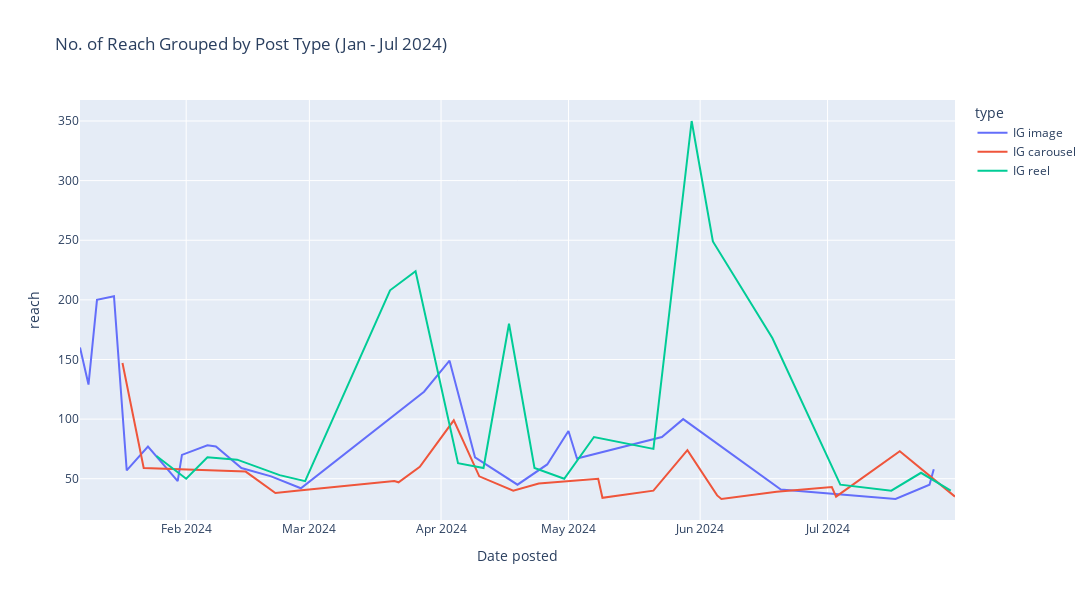

The code cell stored with this chart in its notebook:
### Code cell
## LINE CHART OF REACH FOR ALL CONTENT TYPES
fig4 = px.line(before_aug_df, x='date', y='reach', color='type',
         width=1100, height=600,
         labels={
                 "date": "Date posted",
                 "value": "No. of reach",
                 "variable": "No. of reach"
             },
          title=f"No. of Reach Grouped by Post Type (Jan - Jul 2024)",
          custom_data=['type','description', 'link'])

fig4.update_traces(mode="lines",
                 hovertemplate="<br>".join([
                    "%{y}",
                    "Date: %{x}",
                    "Type: %{customdata[0]}",
                    "Desc: %{customdata[1]}",
                    "Link: %{customdata[2]}"
                ]))
fig4.update_layout(hovermode="x unified")

fig4.show()

print('\nFrom January to July 2024, the top 5 best performing posts are:')

before_aug_best = before_aug_df.sort_values(by='reach', ascending=False)[top_5_display].head()
before_aug_best.index = [f+1 for f in range(len(before_aug_best))]

before_aug_best

### Figure 1 — Plotly figure (JSON) as saved in the notebook; plotly's stock layout.template omitted (floating-point values rounded to 4 significant figures)
{"data": [{"customdata": [["IG image", "Welcome to my office, and yes, it is indeed my own bedroom. That's The Nadra Age ...", "https://www.instagram.com/p/C1zPvEdPPfr/"], ["IG image", "Website got you feeling 💀? Don't fret! Squeeze the most out of your investment w ...", "https://www.instagram.com/p/C14PUcEqZc9/"], ["IG image", "Is your website just a pretty picture on the internet, or a lead-generating powe ...", "https://www.instagram.com/p/C19Y7g6scmh/"], ["IG image", "Ever feel like web design is a language only developers speak? 🥲\n\nI hear you lou ...", "https://www.instagram.com/p/C2JTEDOI4Cb/"], ["IG image", "Hey startup owners! Feeling design FOMO? Don't sweat it. 😉\n\nThis is your cheat s ...", "https://www.instagram.com/p/C2P1MSuJ_oq/"], ["IG image", "I am thrilled to share a powerful testimonial from Bert's Garden, one of my incr ...", "https://www.instagram.com/p/C2eASoZsMlz/"], ["IG image", "Sweet tooth or not, building a website that converts can feel overwhelming.\n\nFea ...", "https://www.instagram.com/p/C2uGdlcr53G/"], ["IG image", "Passionate about connecting Singapore's farms and families, Verdé needed a websi ...", "https://www.instagram.com/p/C2wx7_kqpyE/"], ["IG image", "The Little Flower Hut delivers beautiful blooms almost instantly, so you can bri ...", "https://www.instagram.com/p/C3B1qu_tQ7b/"], ["IG image", "Picked up a new book to start the year; Ego is the Enemy by Ryan Holiday. 📖\n\nSom ...", "https://www.instagram.com/p/C3Fs1ocKZD2/"], ["IG image", "Giriprasad's testimonial speaks volumes 🔊\n\nWorking with TNA is effortless!  We b ...", "https://www.instagram.com/p/C3VJpzdomHw/"], ["IG image", "I started designing websites at the age of 13. 👧🏽\n\nThat's why I'm passionate abo ...", "https://www.instagram.com/p/C3nEYsnBkQp/"], ["IG image", "Listen here, startups! 📢\n\nAt The Nadra Agency (TNA), we believe in seamless coll ...", "https://www.instagram.com/p/C35F8cwJQ7o/"], ["IG image", "Meet Iffah, a talented digital film & television student!  We helped her showcas ...", "https://www.instagram.com/p/C5DjN6wN9uW/"], ["IG image", "This was me going for a startup challenge organised by the National Youth Counci ...", "https://www.instagram.com/p/C5TAD2WvsLE/"], ["IG image", "Making money outside part-time jobs was my gateway to entrepreneurship. 🔑\n\nBased ...", "https://www.instagram.com/p/C5icwF8xMqJ/"], ["IG image", "I've been diving deep into the world of one-page websites lately ☝🏽\n\nTurns out,  ...", "https://www.instagram.com/p/C58TkL5puQ1/"], ["IG image", "\"Self-esteem is the reputation you have with yourself,\" Naval Ravikant once said ...", "https://www.instagram.com/p/C6OOQNdPjQw/"], ["IG image", "Landing pages seemed like a puzzle at first. 🧩\n\nYou may think they were just sim ...", "https://www.instagram.com/p/C6a4fT3IZB4/"], ["IG image", "\"Honour the gift of life by offering your gifts to the world.\" - Mike Maples Jr. ...", "https://www.instagram.com/p/C6f7M75NL_X/"], ["IG image", "Starting a business doesn’t have to cost a fortune. 💰\n\nI used to run a couple st ...", "https://www.instagram.com/p/C7UY86lCZIZ/"], ["IG image", "Entrepreneurship saved me by giving me purpose. 🎯\n\nIt made me see life as my oys ...", "https://www.instagram.com/p/C7gg2qch2UW/"], ["IG image", "We’re not the best web agency in the world …\n\nBut we are the best web agency for ...", "https://www.instagram.com/p/C8bhZzepkci/"], ["IG image", "Stop designing your business website aimlessly! 😵💫\n\nThe only thing solo entrepr ...", "https://www.instagram.com/p/C9hJueKtdmk/"], ["IG image", "Stop stressing about whether you can design the perfect website. Of course you c ...", "https://www.instagram.com/p/C92TgqgovKe/"], ["IG image", "Why choose a big agency when you can have a partner who truly gets you? 💡\n\nWith  ...", "https://www.instagram.com/p/C94buNAtvDF/"]], "hovertemplate": "%{y}<br>Date: %{x}<br>Type: %{customdata[0]}<br>Desc: %{customdata[1]}<br>Link: %{customdata[2]}", "legendgroup": "IG image", "line": {"color": "#636efa", "dash": "solid"}, "marker": {"symbol": "circle"}, "mode": "lines", "name": "IG image", "orientation": "v", "showlegend": true, "type": "scatter", "x": ["2024-01-07", "2024-01-09", "2024-01-11", "2024-01-15", "2024-01-18", "2024-01-23", "2024-01-30", "2024-01-31", "2024-02-06", "2024-02-08", "2024-02-14", "2024-02-21", "2024-02-28", "2024-03-28", "2024-04-03", "2024-04-09", "2024-04-19", "2024-04-26", "2024-05-01", "2024-05-03", "2024-05-23", "2024-05-28", "2024-06-20", "2024-07-17", "2024-07-25", "2024-07-26"], "xaxis": "x", "y": [160, 129, 200, 203, 57, 77, 48, 70, 78, 77, 59, 52, 42, 123, 149, 68, 45, 62, 90, 67, 85, 100, 41, 33, 45, 58], "yaxis": "y"}, {"customdata": [["IG carousel", "Tired of staring at a website that's about as exciting as a spreadsheet on Monda ...", "https://www.instagram.com/p/C2NItfGP8Nt/"], ["IG carousel", "Stop using your website wrongly and start using it as a powerful tool to generat ...", "https://www.instagram.com/p/C2bNxJXupRP/"], ["IG carousel", "Keywords are like spices in a dish—important, but not the whole meal! 🍗\n\nTrue SE ...", "https://www.instagram.com/p/C3XS_-9h7XD/"], ["IG carousel", "Don't let bad design be your startup's kryptonite 😓\n\nGet ready for a post FULL o ...", "https://www.instagram.com/p/C3pwBHttVO0/"], ["IG carousel", "Struggling with web design? 😵\n\nThese 3 tools can help ANYONE create a user-frien ...", "https://www.instagram.com/p/C32Mf4QrhdX/"], ["IG carousel", "I help ASEAN startups unlock explosive reach online with web design. 📈\n\nLumitics ...", "https://www.instagram.com/p/C4xaxC0CAkj/"], ["IG carousel", "Why hire a web designer when you can build the website yourself? 😉\n\nHere are my  ...", "https://www.instagram.com/p/C4z_mcTP8HG/"], ["IG carousel", "No one tells you about how BORING it is to maintain a business. 💤\n\nThe most exci ...", "https://www.instagram.com/p/C5BZ5bAIkrC/"], ["IG carousel", "I've noticed a huge reason why tech startups struggle. 🔍\n\nIt's because their web ...", "https://www.instagram.com/p/C5Vd7j3rPZF/"], ["IG carousel", "CASE STUDY: I always thought making a website user-friendly was just about makin ...", "https://www.instagram.com/p/C5lIbuDNkpD/"], ["IG carousel", "STOP SHOUTING INTO THE VOID! 🗣️\n\nIs your website driving crickets instead of con ...", "https://www.instagram.com/p/C55aLNLse9O/"], ["IG carousel", "Web designers? They're a whole different breed now. 🖥️\n\nHonestly, I was kinda sp ...", "https://www.instagram.com/p/C6I90b8NqaL/"], ["IG carousel", "Colour psychology plays a huge role in branding and user experience. 🌈\n\nFor exam ...", "https://www.instagram.com/p/C6tH1afJA7o/"], ["IG carousel", "You are overlooking the power of having a website for getting new customers. ❌\n\n ...", "https://www.instagram.com/p/C6ve5TYqmGR/"], ["IG carousel", "Transforming your startup's landing page into a money-making machine is where th ...", "https://www.instagram.com/p/C7Qol0dh9HD/"], ["IG carousel", "🚀 Startup owners, want to know a secret?\n\nSometimes breaking the rules is the ke ...", "https://www.instagram.com/p/C7jMfZ9v2n3/"], ["IG carousel", "It’s not enough anymore to just have a pretty website. ✨\n\nA nice-looking website ...", "https://www.instagram.com/p/C71OFQlKYX6/"], ["IG carousel", "There are so many web agencies available for you to consider. Soooo many … 😵💫\n\n ...", "https://www.instagram.com/p/C73y17ogfb5/"], ["IG carousel", "Ever think you need a huge team to succeed? Think again. 😉\n\nHere are 5 lessons I ...", "https://www.instagram.com/p/C8Y8nxtKAgM/"], ["IG carousel", "Bigger teams mean bigger budgets—cut the excess. 🚫\n\nHere are my top 7 tools that ...", "https://www.instagram.com/p/C864wSwuXRG/"], ["IG carousel", "Ready to get more paying customers in only 5 days? 🚀 \n\nJust for you busy founder ...", "https://www.instagram.com/p/C89Ks_DOxEM/"], ["IG carousel", "What happens when you book a free discovery call with me? 🤔💭\n\nI love when I can  ...", "https://www.instagram.com/p/C9jugIfPIKm/"], ["IG carousel", "Looking pretty is overrated. 🙄\n\nA clean, straightforward design helps visitors f ...", "https://www.instagram.com/p/C-FM1Q0tnDU/"]], "hovertemplate": "%{y}<br>Date: %{x}<br>Type: %{customdata[0]}<br>Desc: %{customdata[1]}<br>Link: %{customdata[2]}", "legendgroup": "IG carousel", "line": {"color": "#EF553B", "dash": "solid"}, "marker": {"symbol": "circle"}, "mode": "lines", "name": "IG carousel", "orientation": "v", "showlegend": true, "type": "scatter", "x": ["2024-01-17", "2024-01-22", "2024-02-15", "2024-02-22", "2024-02-27", "2024-03-21", "2024-03-22", "2024-03-27", "2024-04-04", "2024-04-10", "2024-04-18", "2024-04-24", "2024-05-08", "2024-05-09", "2024-05-21", "2024-05-29", "2024-06-05", "2024-06-06", "2024-06-19", "2024-07-02", "2024-07-03", "2024-07-18", "2024-07-31"], "xaxis": "x", "y": [147, 59, 56, 38, 40, 48, 47, 60, 99, 52, 40, 46, 50, 34, 40, 74, 36, 33, 39, 43, 35, 73, 35], "yaxis": "y"}, {"customdata": [["IG reel", "❌ Crafting your perfect online HQ shouldn't feel like wrangling chaos. ❌\n\nLet me ...", "https://www.instagram.com/reel/C2hXePAxZCF/"], ["IG reel", "⛔ Avoid this deadly web mistake: A bad first impression. But here's the hack. \n  ...", "https://www.instagram.com/reel/C2zeCbghyEV/"], ["IG reel", "This is what web agencies don’t want you to know ⛔\n\nRead on to discover how you  ...", "https://www.instagram.com/reel/C3AOxIeqTOU/"], ["IG reel", "😱 These are DANGEROUS for your business website: Dull visuals, clunky navigation ...", "https://www.instagram.com/reel/C3SQS3FC7gA/"], ["IG reel", "Websites. They are the most powerful channels for client acquisition and retenti ...", "https://www.instagram.com/reel/C3sAPtvv7l2/"], ["IG reel", "Are your users struggling with your awkward website navigation? 😵💫🌀\n\nDon't worr ...", "https://www.instagram.com/reel/C37dBbxKkcy/"], ["IG reel", "… But why do I still do what I do? 😵💫\n\nI’ve been in the startup scene since 202 ...", "https://www.instagram.com/reel/C4u88aYrevL/"], ["IG reel", "The REAL secret to skyrocketing conversions lies in understanding the Customer B ...", "https://www.instagram.com/reel/C4-ZsqOrLn0/"], ["IG reel", "Did you know, when we look at web pages, we don't really read everything? 🫨\n\nWe  ...", "https://www.instagram.com/reel/C5YJpCtBECA/"], ["IG reel", "Creating websites for startups has been quite the journey 👣\n\nI've found it takes ...", "https://www.instagram.com/reel/C5nmaO8JV6a/"], ["IG reel", "The market might shift, funding rounds might take time, but YOU control your web ...", "https://www.instagram.com/reel/C53EfDhBYii/"], ["IG reel", "I found out that being too vague with your biz just pulls in all the wrong crowd ...", "https://www.instagram.com/reel/C6LpiMeh_vy/"], ["IG reel", "What is the right amount of space between a paragraph and an image for YOUR webs ...", "https://www.instagram.com/reel/C6YhcgWhQyq/"], ["IG reel", "Graduating felt awesome but making the most of my time in polytechnic was a game ...", "https://www.instagram.com/reel/C6qjCJ0B8QW/"], ["IG reel", "No one talks about this approach to getting your first paying customer.\n\nNetwork ...", "https://www.instagram.com/reel/C7PPZCotk-W/"], ["IG reel", "Ever felt overwhelmed running your startup? I’ve been there. 😓\n\nWhen I started T ...", "https://www.instagram.com/reel/C7lxUAeNsPS/"], ["IG reel", "More decision-makers can mean more delays in implementing improvements. 😡\n\nWhen  ...", "https://www.instagram.com/reel/C7ypRsnN1c6/"], ["IG reel", "More traffic is NOT the key to earning more revenue. 🚨\n\nYour startup's website m ...", "https://www.instagram.com/reel/C8WljFKtijK/"], ["IG reel", "Understanding where users drop off is the first step to making your site stickie ...", "https://www.instagram.com/reel/C8_39iLNLFs/"], ["IG reel", "Unique obstacles come with being a solo entrepreneur. It’s a grueling journey, b ...", "https://www.instagram.com/reel/C9erzdOth5c/"], ["IG reel", "Starting The Nadra Agency (TNA) taught me to embrace low cost, high reward. 🏆\n\nD ...", "https://www.instagram.com/reel/C9wmdQ2NEgE/"], ["IG reel", "One word: systems. 🧩\n\nWhen managing multiple clients solo, having a solid system ...", "https://www.instagram.com/reel/C-CoDNzNrbr/"]], "hovertemplate": "%{y}<br>Date: %{x}<br>Type: %{customdata[0]}<br>Desc: %{customdata[1]}<br>Link: %{customdata[2]}", "legendgroup": "IG reel", "line": {"color": "#00cc96", "dash": "solid"}, "marker": {"symbol": "circle"}, "mode": "lines", "name": "IG reel", "orientation": "v", "showlegend": true, "type": "scatter", "x": ["2024-01-25", "2024-02-01", "2024-02-06", "2024-02-13", "2024-02-23", "2024-02-29", "2024-03-20", "2024-03-26", "2024-04-05", "2024-04-11", "2024-04-17", "2024-04-23", "2024-04-30", "2024-05-07", "2024-05-21", "2024-05-30", "2024-06-04", "2024-06-18", "2024-07-04", "2024-07-16", "2024-07-23", "2024-07-30"], "xaxis": "x", "y": [69, 50, 68, 66, 53, 48, 208, 224, 63, 59, 180, 59, 50, 85, 75, 350, 249, 168, 45, 40, 55, 40], "yaxis": "y"}], "layout": {"height": 600, "hovermode": "x unified", "legend": {"title": {"text": "type"}, "tracegroupgap": 0}, "title": {"text": "No. of Reach Grouped by Post Type (Jan - Jul 2024)"}, "width": 1100, "xaxis": {"anchor": "y", "domain": [0, 1], "title": {"text": "Date posted"}}, "yaxis": {"anchor": "x", "domain": [0, 1], "title": {"text": "reach"}}}}
